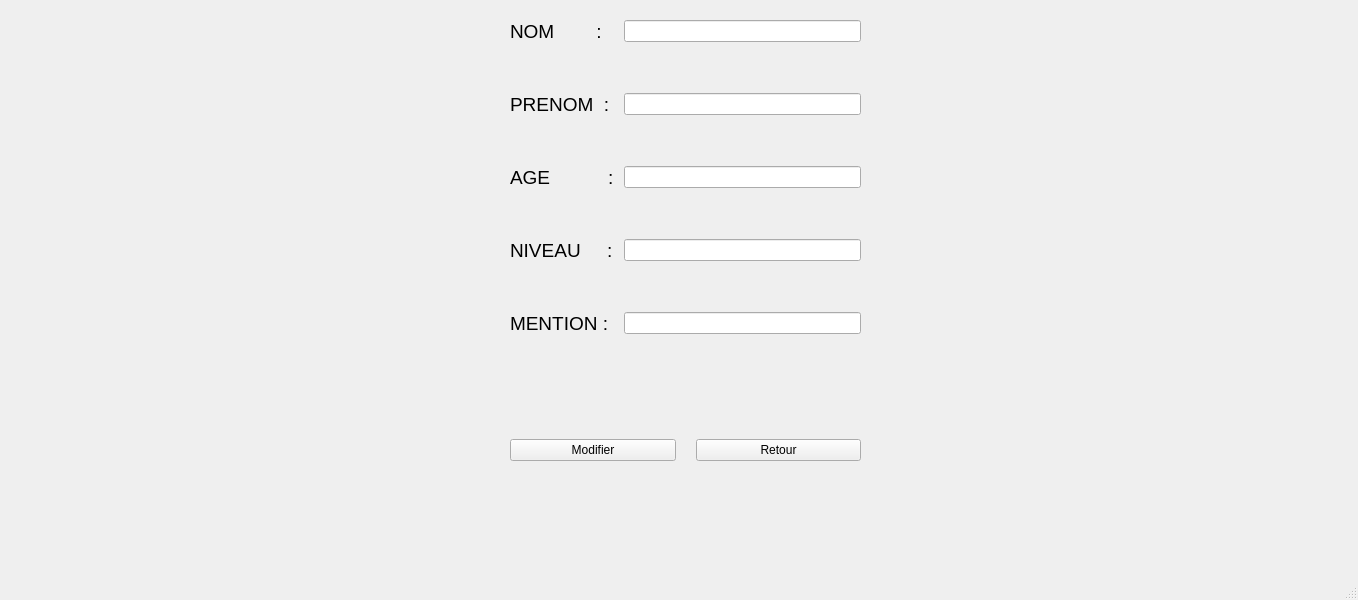
<?xml version="1.0" encoding="UTF-8"?>
<ui version="4.0">
 <class>MainWindow</class>
 <widget class="QMainWindow" name="MainWindow">
  <property name="geometry">
   <rect>
    <x>0</x>
    <y>0</y>
    <width>1358</width>
    <height>600</height>
   </rect>
  </property>
  <property name="windowTitle">
   <string>MainWindow</string>
  </property>
  <widget class="QWidget" name="centralwidget">
   <widget class="QStackedWidget" name="stackedWidget">
    <property name="geometry">
     <rect>
      <x>310</x>
      <y>-20</y>
      <width>911</width>
      <height>601</height>
     </rect>
    </property>
    <property name="currentIndex">
     <number>4</number>
    </property>
    <widget class="QWidget" name="page_4">
     <widget class="QLineEdit" name="nomPage_4">
      <property name="geometry">
       <rect>
        <x>180</x>
        <y>120</y>
        <width>401</width>
        <height>51</height>
       </rect>
      </property>
      <property name="placeholderText">
       <string> Nom</string>
      </property>
     </widget>
     <widget class="QLineEdit" name="prenomPage_4">
      <property name="geometry">
       <rect>
        <x>180</x>
        <y>200</y>
        <width>401</width>
        <height>51</height>
       </rect>
      </property>
      <property name="placeholderText">
       <string> Prenom</string>
      </property>
     </widget>
     <widget class="QLineEdit" name="agePage_4">
      <property name="geometry">
       <rect>
        <x>180</x>
        <y>280</y>
        <width>401</width>
        <height>51</height>
       </rect>
      </property>
      <property name="placeholderText">
       <string> Age</string>
      </property>
     </widget>
     <widget class="QLabel" name="label">
      <property name="geometry">
       <rect>
        <x>290</x>
        <y>60</y>
        <width>201</width>
        <height>31</height>
       </rect>
      </property>
      <property name="text">
       <string>AJOUTER UNE PERSONNE</string>
      </property>
     </widget>
     <widget class="QWidget" name="horizontalLayoutWidget_2">
      <property name="geometry">
       <rect>
        <x>180</x>
        <y>350</y>
        <width>401</width>
        <height>80</height>
       </rect>
      </property>
      <layout class="QHBoxLayout" name="horizontalLayout_3">
       <property name="spacing">
        <number>20</number>
       </property>
       <item>
        <widget class="QPushButton" name="boutonPage_4">
         <property name="text">
          <string>Ajouter</string>
         </property>
        </widget>
       </item>
       <item>
        <widget class="QPushButton" name="boutonRetourPage_4">
         <property name="text">
          <string>Retour</string>
         </property>
        </widget>
       </item>
      </layout>
     </widget>
    </widget>
    <widget class="QWidget" name="page_5">
     <widget class="QLineEdit" name="nomPage_5">
      <property name="geometry">
       <rect>
        <x>180</x>
        <y>140</y>
        <width>401</width>
        <height>51</height>
       </rect>
      </property>
      <property name="placeholderText">
       <string> Nom</string>
      </property>
     </widget>
     <widget class="QLineEdit" name="prenomPage_5">
      <property name="geometry">
       <rect>
        <x>180</x>
        <y>220</y>
        <width>401</width>
        <height>51</height>
       </rect>
      </property>
      <property name="placeholderText">
       <string> Prenom</string>
      </property>
     </widget>
     <widget class="QLabel" name="label_2">
      <property name="geometry">
       <rect>
        <x>290</x>
        <y>70</y>
        <width>201</width>
        <height>31</height>
       </rect>
      </property>
      <property name="text">
       <string>RETIRER UNE PERSONNE</string>
      </property>
     </widget>
     <widget class="QWidget" name="horizontalLayoutWidget_3">
      <property name="geometry">
       <rect>
        <x>180</x>
        <y>290</y>
        <width>401</width>
        <height>80</height>
       </rect>
      </property>
      <layout class="QHBoxLayout" name="horizontalLayout_4">
       <property name="spacing">
        <number>20</number>
       </property>
       <item>
        <widget class="QPushButton" name="boutonPage_5">
         <property name="text">
          <string>Chercher</string>
         </property>
        </widget>
       </item>
       <item>
        <widget class="QPushButton" name="boutonRetourPage_5">
         <property name="text">
          <string>Retour</string>
         </property>
        </widget>
       </item>
      </layout>
     </widget>
    </widget>
    <widget class="QWidget" name="page_3">
     <widget class="QListWidget" name="listWidget">
      <property name="geometry">
       <rect>
        <x>20</x>
        <y>110</y>
        <width>761</width>
        <height>441</height>
       </rect>
      </property>
     </widget>
     <widget class="QWidget" name="horizontalLayoutWidget">
      <property name="geometry">
       <rect>
        <x>20</x>
        <y>20</y>
        <width>761</width>
        <height>80</height>
       </rect>
      </property>
      <layout class="QHBoxLayout" name="horizontalLayout">
       <property name="spacing">
        <number>20</number>
       </property>
       <property name="bottomMargin">
        <number>0</number>
       </property>
       <item>
        <widget class="QPushButton" name="boutonAjoutPage_3">
         <property name="text">
          <string>Ajouter une Personne</string>
         </property>
        </widget>
       </item>
       <item>
        <widget class="QPushButton" name="boutonRetirerPage_3">
         <property name="text">
          <string>Retirer une Personne</string>
         </property>
        </widget>
       </item>
       <item>
        <widget class="QPushButton" name="boutonModifierPage_3">
         <property name="text">
          <string>Modifier une Personne</string>
         </property>
        </widget>
       </item>
       <item>
        <widget class="QPushButton" name="boutonSauvegardePage_3">
         <property name="text">
          <string>Sauvegarder</string>
         </property>
        </widget>
       </item>
      </layout>
     </widget>
    </widget>
    <widget class="QWidget" name="page_6">
     <widget class="QLineEdit" name="nomPage_6">
      <property name="geometry">
       <rect>
        <x>200</x>
        <y>130</y>
        <width>401</width>
        <height>51</height>
       </rect>
      </property>
      <property name="placeholderText">
       <string> Nom</string>
      </property>
     </widget>
     <widget class="QLineEdit" name="prenomPage_6">
      <property name="geometry">
       <rect>
        <x>200</x>
        <y>230</y>
        <width>401</width>
        <height>51</height>
       </rect>
      </property>
      <property name="placeholderText">
       <string> Prenom</string>
      </property>
     </widget>
     <widget class="QLabel" name="label_3">
      <property name="geometry">
       <rect>
        <x>320</x>
        <y>70</y>
        <width>201</width>
        <height>31</height>
       </rect>
      </property>
      <property name="text">
       <string>MODIFIER UNE PERSONNE</string>
      </property>
     </widget>
     <widget class="QWidget" name="horizontalLayoutWidget_4">
      <property name="geometry">
       <rect>
        <x>200</x>
        <y>290</y>
        <width>401</width>
        <height>80</height>
       </rect>
      </property>
      <layout class="QHBoxLayout" name="horizontalLayout_5">
       <property name="spacing">
        <number>20</number>
       </property>
       <item>
        <widget class="QPushButton" name="boutonPage_6">
         <property name="text">
          <string>Chercher</string>
         </property>
        </widget>
       </item>
       <item>
        <widget class="QPushButton" name="boutonRetourPage_6">
         <property name="text">
          <string>Retour</string>
         </property>
        </widget>
       </item>
      </layout>
     </widget>
    </widget>
    <widget class="QWidget" name="page_7">
     <widget class="QWidget" name="formLayoutWidget">
      <property name="geometry">
       <rect>
        <x>200</x>
        <y>40</y>
        <width>351</width>
        <height>381</height>
       </rect>
      </property>
      <layout class="QFormLayout" name="formLayoutPage_7">
       <property name="horizontalSpacing">
        <number>10</number>
       </property>
       <property name="verticalSpacing">
        <number>50</number>
       </property>
       <item row="0" column="0">
        <widget class="QLabel" name="nomPage_7">
         <property name="font">
          <font>
           <pointsize>14</pointsize>
          </font>
         </property>
         <property name="text">
          <string>NOM        :</string>
         </property>
        </widget>
       </item>
       <item row="1" column="0">
        <widget class="QLabel" name="prenomPage_7">
         <property name="font">
          <font>
           <pointsize>14</pointsize>
          </font>
         </property>
         <property name="text">
          <string>PRENOM  :</string>
         </property>
        </widget>
       </item>
       <item row="3" column="0">
        <widget class="QLabel" name="niveauPage_7">
         <property name="font">
          <font>
           <pointsize>14</pointsize>
          </font>
         </property>
         <property name="text">
          <string>NIVEAU     :</string>
         </property>
        </widget>
       </item>
       <item row="2" column="0">
        <widget class="QLabel" name="agePage_7">
         <property name="font">
          <font>
           <pointsize>14</pointsize>
          </font>
         </property>
         <property name="text">
          <string>AGE           :</string>
         </property>
        </widget>
       </item>
       <item row="4" column="0">
        <widget class="QLabel" name="mentionPage_7">
         <property name="font">
          <font>
           <pointsize>14</pointsize>
          </font>
         </property>
         <property name="text">
          <string>MENTION :</string>
         </property>
        </widget>
       </item>
       <item row="0" column="1">
        <widget class="QLineEdit" name="nomValeurPage_7"/>
       </item>
       <item row="1" column="1">
        <widget class="QLineEdit" name="prenomValeurPage_7"/>
       </item>
       <item row="2" column="1">
        <widget class="QLineEdit" name="ageValeurPage_7"/>
       </item>
       <item row="3" column="1">
        <widget class="QLineEdit" name="niveauValeurPage_7"/>
       </item>
       <item row="4" column="1">
        <widget class="QLineEdit" name="mentionValeurPage_7"/>
       </item>
      </layout>
     </widget>
     <widget class="QWidget" name="horizontalLayoutWidget_5">
      <property name="geometry">
       <rect>
        <x>200</x>
        <y>430</y>
        <width>351</width>
        <height>80</height>
       </rect>
      </property>
      <layout class="QHBoxLayout" name="horizontalLayout_6">
       <property name="spacing">
        <number>20</number>
       </property>
       <item>
        <widget class="QPushButton" name="boutonPage_7">
         <property name="text">
          <string>Modifier</string>
         </property>
        </widget>
       </item>
       <item>
        <widget class="QPushButton" name="boutonRetourPage_7">
         <property name="text">
          <string>Retour</string>
         </property>
        </widget>
       </item>
      </layout>
     </widget>
    </widget>
    <widget class="QWidget" name="page_8">
     <widget class="QWidget" name="formLayoutWidget_2">
      <property name="geometry">
       <rect>
        <x>300</x>
        <y>30</y>
        <width>351</width>
        <height>391</height>
       </rect>
      </property>
      <layout class="QFormLayout" name="formLayoutPage_8">
       <property name="horizontalSpacing">
        <number>10</number>
       </property>
       <property name="verticalSpacing">
        <number>50</number>
       </property>
       <item row="0" column="0">
        <widget class="QLabel" name="nomPage_8">
         <property name="font">
          <font>
           <pointsize>14</pointsize>
          </font>
         </property>
         <property name="text">
          <string>NOM        :</string>
         </property>
        </widget>
       </item>
       <item row="1" column="0">
        <widget class="QLabel" name="prenomPage_8">
         <property name="font">
          <font>
           <pointsize>14</pointsize>
          </font>
         </property>
         <property name="text">
          <string>PRENOM  :</string>
         </property>
        </widget>
       </item>
       <item row="2" column="0">
        <widget class="QLabel" name="agePage_8">
         <property name="font">
          <font>
           <pointsize>14</pointsize>
          </font>
         </property>
         <property name="text">
          <string>AGE           :</string>
         </property>
        </widget>
       </item>
       <item row="3" column="0">
        <widget class="QLabel" name="niveauPage_8">
         <property name="font">
          <font>
           <pointsize>14</pointsize>
          </font>
         </property>
         <property name="text">
          <string>NIVEAU     :</string>
         </property>
        </widget>
       </item>
       <item row="4" column="0">
        <widget class="QLabel" name="mentionPage_8">
         <property name="font">
          <font>
           <pointsize>14</pointsize>
          </font>
         </property>
         <property name="text">
          <string>MENTION :</string>
         </property>
        </widget>
       </item>
       <item row="0" column="1">
        <widget class="QLabel" name="nomValeurPage_8">
         <property name="font">
          <font>
           <pointsize>14</pointsize>
          </font>
         </property>
         <property name="text">
          <string/>
         </property>
        </widget>
       </item>
       <item row="1" column="1">
        <widget class="QLabel" name="prenomValeurPage_8">
         <property name="font">
          <font>
           <pointsize>14</pointsize>
          </font>
         </property>
         <property name="text">
          <string/>
         </property>
        </widget>
       </item>
       <item row="2" column="1">
        <widget class="QLabel" name="ageValeurPage_8">
         <property name="font">
          <font>
           <pointsize>14</pointsize>
          </font>
         </property>
         <property name="text">
          <string/>
         </property>
        </widget>
       </item>
       <item row="3" column="1">
        <widget class="QLabel" name="niveauValeurPage_8">
         <property name="font">
          <font>
           <pointsize>14</pointsize>
          </font>
         </property>
         <property name="text">
          <string/>
         </property>
        </widget>
       </item>
       <item row="4" column="1">
        <widget class="QLabel" name="mentionValeurPage_8">
         <property name="font">
          <font>
           <pointsize>14</pointsize>
          </font>
         </property>
         <property name="text">
          <string/>
         </property>
        </widget>
       </item>
      </layout>
     </widget>
     <widget class="QWidget" name="horizontalLayoutWidget_6">
      <property name="geometry">
       <rect>
        <x>300</x>
        <y>430</y>
        <width>351</width>
        <height>80</height>
       </rect>
      </property>
      <layout class="QHBoxLayout" name="horizontalLayout_7">
       <property name="spacing">
        <number>20</number>
       </property>
       <item>
        <widget class="QPushButton" name="boutonPage_8">
         <property name="text">
          <string>Desabonner</string>
         </property>
        </widget>
       </item>
       <item>
        <widget class="QPushButton" name="boutonRetourPage_8">
         <property name="text">
          <string>Retour</string>
         </property>
        </widget>
       </item>
      </layout>
     </widget>
    </widget>
   </widget>
  </widget>
  <widget class="QMenuBar" name="menubar">
   <property name="geometry">
    <rect>
     <x>0</x>
     <y>0</y>
     <width>1358</width>
     <height>25</height>
    </rect>
   </property>
  </widget>
  <widget class="QStatusBar" name="statusbar"/>
 </widget>
 <resources/>
 <connections/>
</ui>
